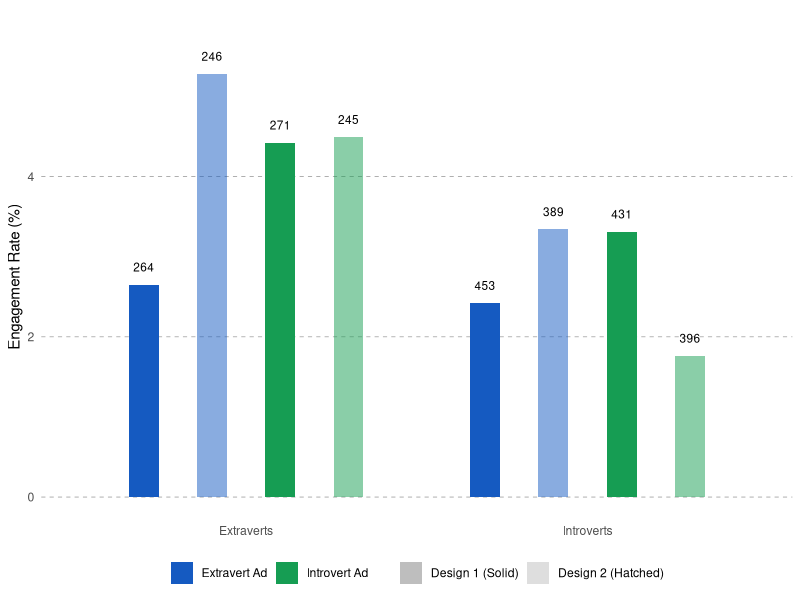
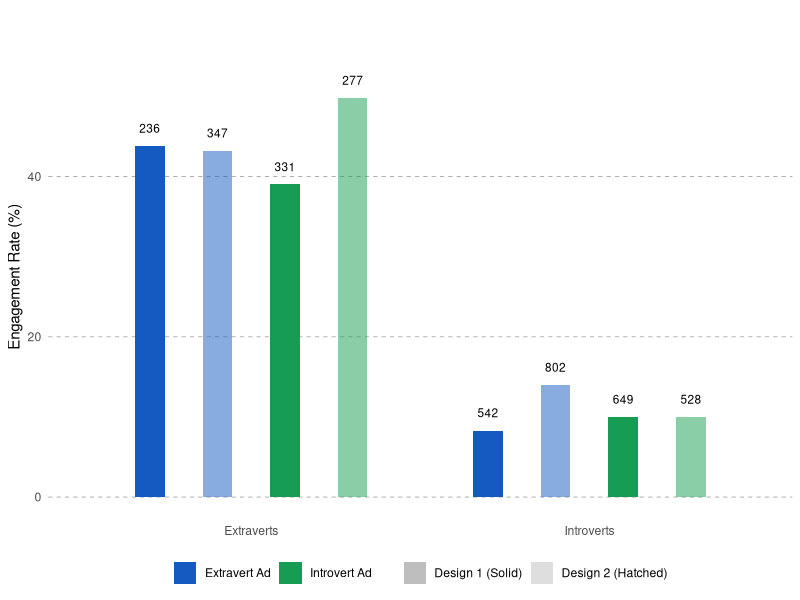
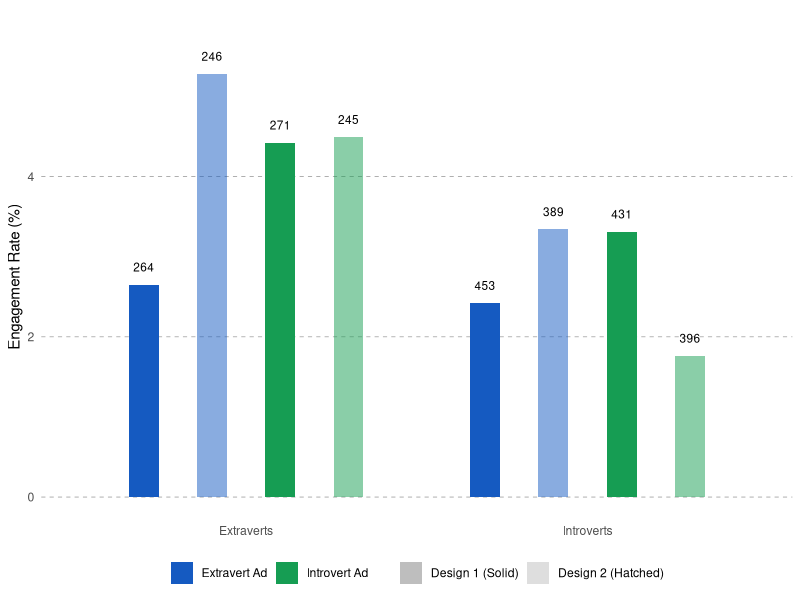
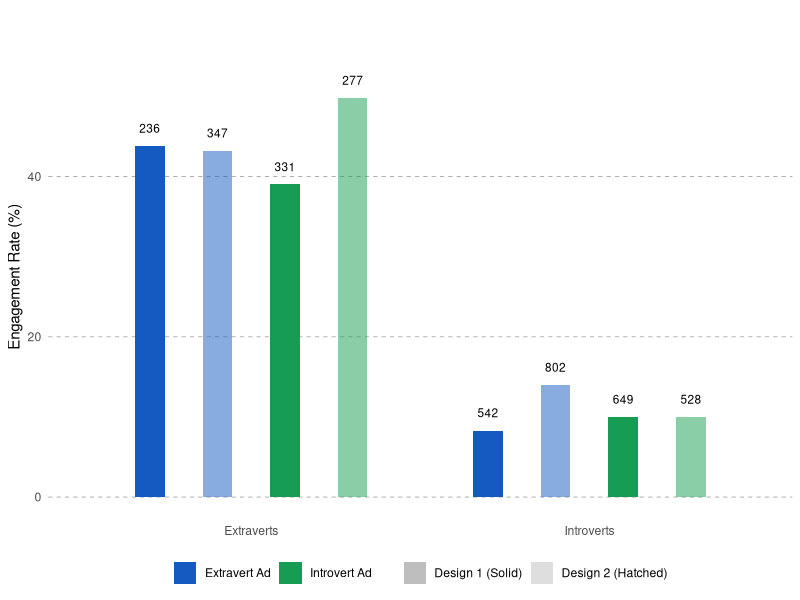

The R script that drew these images, in order:
## ---- chunk 1
#install.packages("cairoDevice")
if (!requireNamespace("tidyverse", quietly = TRUE)) install.packages("tidyverse")
if (!requireNamespace("ggplot2", quietly = TRUE)) install.packages("ggplot2")
if (!requireNamespace("scales", quietly = TRUE)) install.packages("scales")

library(tidyverse)
library(ggplot2)
library(scales)

data_df <- data.frame(
  Segment_Type = c("Psychometric", "Psychometric", "Psychometric", "Psychometric",
                   "Behavioral", "Behavioral", "Behavioral", "Behavioral"),
  Audience = c("Extraverts", "Extraverts", "Introverts", "Introverts",
               "Extraverts", "Extraverts", "Introverts", "Introverts"),
  Ads_Design = c("Design 1", "Design 2", "Design 1", "Design 2",
                 "Design 1", "Design 2", "Design 1", "Design 2"),
  Introvert_ER = c(4.42, 4.49, 3.31, 1.76, 39.0, 49.8, 10.0, 10.0),
  Extravert_ER = c(2.65, 5.28, 2.42, 3.34, 43.8, 43.2, 8.3, 14.0),
  Introvert_Reach = c(271, 245, 431, 396, 331, 277, 649, 528),
  Extravert_Reach = c(264, 246, 453, 389, 236, 347, 542, 802)
)

introvert_color <- "#169d53"  
Extravert_color <- "#155ac1"  

# Melt the Engagement Rate (ER) data 
er_data_long <- data_df %>%
  pivot_longer(
    cols = c("Introvert_ER", "Extravert_ER"),
    names_to = "Ad_Type",
    values_to = "Engagement_Rate"
  ) %>%
  # Melt the Reach data and join
  left_join(
    data_df %>%
      pivot_longer(
        cols = c("Introvert_Reach", "Extravert_Reach"),
        names_to = "Reach_Type",
        values_to = "Reach_Value"
      ),
    by = c("Segment_Type", "Audience", "Ads_Design")
  ) %>%
  # Filter to ensure correct reach value matches ad type
  filter((Ad_Type == "Introvert_ER" & Reach_Type == "Introvert_Reach") |
           (Ad_Type == "Extravert_ER" & Reach_Type == "Extravert_Reach"))

# Function to plot segments
plot_segment <- function(segment_type_val, ylim_max_val) {
  segment_df_filtered <- er_data_long %>%
    filter(Segment_Type == segment_type_val) %>%
    # Ensure correct order for x-axis labels
    mutate(Audience_Ads = paste(Audience, Ads_Design, sep = "_")) %>%
    arrange(Audience, Ads_Design) %>%
    mutate(Audience_Ads = factor(Audience_Ads, levels = unique(Audience_Ads)))

  # Create a custom grouping variable for dodging and x-axis labels
  # This combines Audience and Ads_Design for unique x-axis positions
  segment_df_filtered$x_axis_label <- factor(paste(segment_df_filtered$Audience, segment_df_filtered$Ads_Design),
                                             levels = unique(paste(segment_df_filtered$Audience, segment_df_filtered$Ads_Design)))

  p <- ggplot(segment_df_filtered, aes(x = Audience, y = Engagement_Rate, fill = Ad_Type, group = interaction(Audience, Ads_Design, Ad_Type))) +
    geom_bar(stat = "identity", position = position_dodge(width = 0.8), width = 0.35,
             aes(alpha = Ads_Design)) + # Use alpha for hatching effect
    scale_fill_manual(values = c("Introvert_ER" = introvert_color, "Extravert_ER" = Extravert_color),
                      labels = c("Introvert_ER" = "Introvert Ad", "Extravert_ER" = "Extravert Ad")) +
    scale_alpha_manual(values = c("Design 1" = 1, "Design 2" = 0.5), # Adjust alpha for hatching effect
                       labels = c("Design 1" = "Design 1 (Solid)", "Design 2" = "Design 2 (Hatched)")) +
    geom_text(aes(label = Reach_Value, y = Engagement_Rate + ylim_max_val * 0.03), # Adjust y-offset for reach text
              position = position_dodge(width = 0.8), vjust = 0, size = 3) + # Nudge text to match bars
    labs(
      x = NULL,
      y = "Engagement Rate (%)",
      title = ""
    ) +
    ylim(0, ylim_max_val) +
    theme_minimal() +
    theme(
      panel.grid.major.x = element_blank(),
      panel.grid.minor.x = element_blank(),
      panel.grid.major.y = element_line(color = "darkgray", linetype = "dashed", size = 0.3),
      panel.grid.minor.y = element_blank(),
      axis.line = element_blank(),
      axis.ticks = element_blank(),
      plot.title = element_text(hjust = 0.5, size = 14),
      legend.position = "bottom",
      legend.box = "horizontal",
      legend.title = element_blank()
    )

  # Custom legend with combined fill and alpha
  p + guides(fill = guide_legend(override.aes = list(alpha = 1))) +
      guides(alpha = guide_legend(override.aes = list(fill = "gray")))
}

# Plotting Psychometric data
plot_psychometric <- plot_segment("Psychometric", 5.5)
print(plot_psychometric)

ggsave(
  "psychometric_plot.eps", 
  plot = plot_psychometric,
  device = cairo_ps,      
  width = 7,              
  height = 5,             
  units = "in",
  dpi = 300,             
  fallback_resolution = 300 
)

# Plotting Behavioral data
plot_behavioral <- plot_segment("Behavioral", 55)
print(plot_behavioral)

ggsave(
  "behavioral_plot.eps", 
  plot = plot_behavioral,
  device = cairo_ps,      
  width = 7,              
  height = 5,             
  units = "in",
  dpi = 300,             
  fallback_resolution = 300 
)


